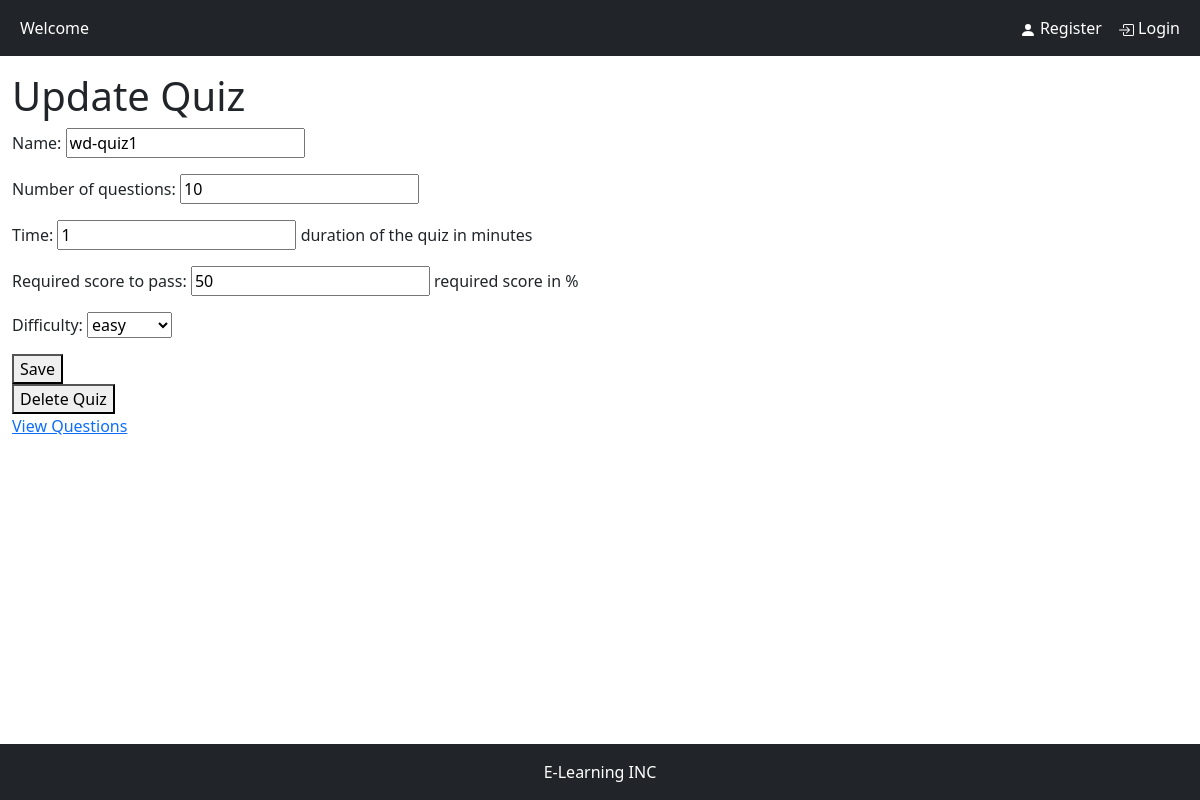
/quiz/update-quiz/1/Web_Development/, run on the app's committed database.
### quiz/models.py (models this page shows, shortened)
class Quiz(models.Model):
    name = models.CharField(max_length=120)
    topic = models.CharField(max_length=120)
    number_of_questions = models.IntegerField()
    time = models.IntegerField(help_text="duration of the quiz in minutes")
    required_score_to_pass = models.IntegerField(help_text="required score in %")
    difficulty = models.CharField(max_length=6, choices=DIFF_CHOICES)
    class Meta:
        verbose_name_plural = 'Quizes'

### quiz/views.py (the view)
# urls.py: path('update-quiz/<int:quiz_id>/<str:slug>/', update_quiz, name='update_quiz'),
def update_quiz(request, quiz_id, slug):
    quiz = get_object_or_404(Quiz, id=quiz_id)
    if request.method == 'POST':
        form = QuizForm(request.POST, instance=quiz)
        if form.is_valid():
            form.save()
            return redirect('quiz:quizzes', slug=slug)
    else:
        form = QuizForm(instance=quiz)
    return render(request, 'quiz/update_quiz.html', {'form': form, 'quiz': quiz, 'slug': slug})

### quiz/forms.py
class QuizForm(forms.ModelForm):
    class Meta:
        model = Quiz
        fields = ['name', 'number_of_questions', 'time', 'required_score_to_pass', 'difficulty']
        widgets = {
            'difficulty': forms.Select(choices=DIFF_CHOICES)
        }

### quiz/templates/quiz/update_quiz.html (shortened to what this page needs)
{% extends "root.html" %}
{% block content %}
<div>
    <h1>Update Quiz</h1>
    <form method="post">
        {{ form.as_p }}
        <button type="submit">Save</button>
    </form>
    <form method="post" action="{% url 'quiz:delete_quiz' quiz.id slug %}">
        <button type="submit">Delete Quiz</button>
    </form>
    <a href="{% url 'quiz:question_list' quiz.id  %}">View Questions</a>
</div>
{% endblock content %}

### data on the page
Quiz: name "wd-quiz1", number_of_questions "10", time "1", required_score_to_pass "50", difficulty "easy"
